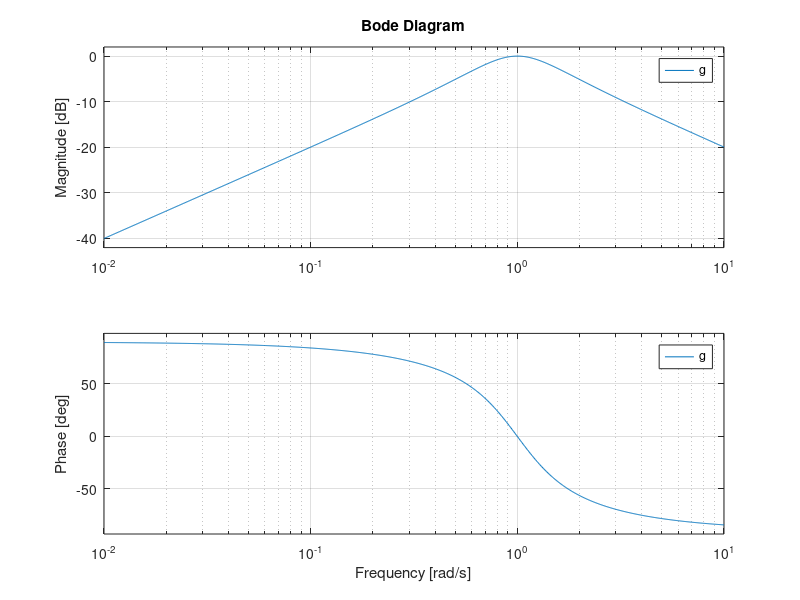
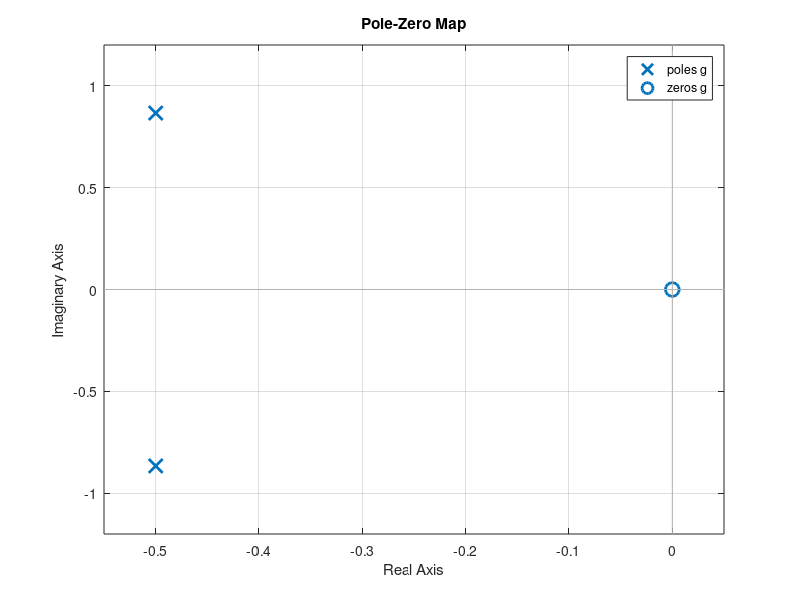

Here is the MATLAB script that generated these plots, in order:
% Define the polynomial constants
pkg load control

n1 = 1;
n0 = 0;
d2 = 1;
d1 = 1;
d0 = 1;

%%% Creating the transfer function
g = tf([n1 n0],[d2 d1 d0])

figure (1)
bode(g)
grid on

figure(2)
pzmap(g)
%grid on